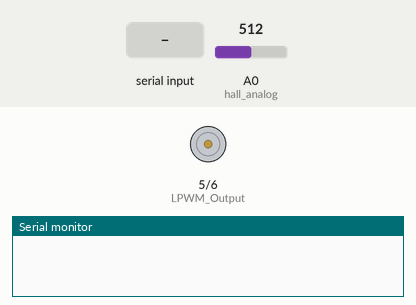
Recording of a sketch running on a simulated Arduino Uno, built with avr-gcc and run on an emulated ATmega328P. Shown: motor-driver pin pairs drawn as motors (green arrow = first pin HIGH = forward, orange = second pin HIGH = backward, longer = more drive), the last lines printed to the serial monitor. Inputs (shaded band) come from the test bench; at power-on: A0 (hall_analog) = 512.

Above: at 1.2 s.
1.3 s: "d" received over Serial
At 2.0 s:
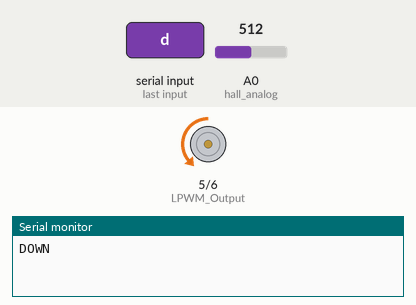
2.9 s: A0 (hall_analog) set to 589
4.4 s: A0 (hall_analog) set to 612
At 5.6 s:
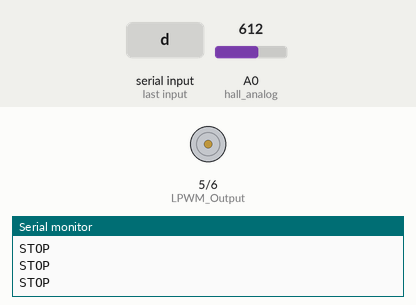
6.4 s: "u" received over Serial
At 6.55 s:
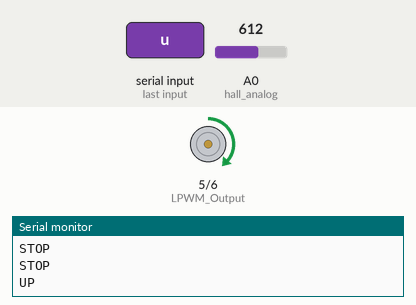
Timing chart, 0 to 9.1 s (numbered marks = the images above; inputs shaded):
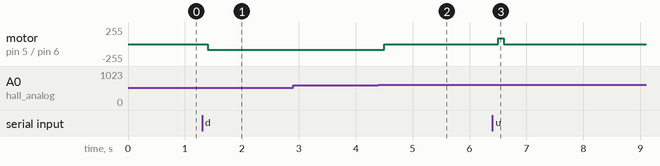

The sketch:

hall_effect_ER.ino
```cpp
#define hall_analog A0 //A0
int16_t signal {};
bool flag {};

#define RPWM_Output 6
#define LPWM_Output 5

int max_pwm = 85;

String serial;

void setup() {
  // pinMode(A7, OUTPUT);
  // digitalWrite(A7, HIGH);
  pinMode(RPWM_Output, OUTPUT);
  pinMode(LPWM_Output, OUTPUT);
  pinMode(hall_analog, INPUT);

  Serial.setTimeout(100);
  Serial.begin(9600);
}

void loop() {
  signal = analogRead(hall_analog); //187 to 873, for most potentiometer configs varies b/w 200 to 800
  serial = Serial.readString();
  if (serial == "d" && !flag) { //take signal<600 for (+) polarity, signal>400 for (-)
    Serial.println("DOWN");
    analogWrite(LPWM_Output, 0);
    analogWrite(RPWM_Output, max_pwm);
    flag = 1;
    }

  else if (serial == "u" && !flag) {
    Serial.println("UP");
    analogWrite(LPWM_Output, max_pwm);
    analogWrite(RPWM_Output, 0);
    flag = 1;
    }

  else if (serial == "s" || signal > 600) {
    Serial.println("STOP");
    analogWrite(LPWM_Output, 0);
    analogWrite(RPWM_Output, 0);
    flag = 0;
    }
  //Serial.println(signal);
}
```

Measured:
- the behaviour switches between 600 and 601 on A0 (hall_analog) (found by bisection; images 1 and 2)
- after the input at 1.3 s, motor on pin 5 (LPWM_Output) / pin 6 (RPWM_Output): stopped → backward 85/255 after 0.10 s
- after the input at 2.9 s, every drawn part: stays the same
- after the input at 4.4 s, motor on pin 5 (LPWM_Output) / pin 6 (RPWM_Output): backward 85/255 → stopped after 0.10 s
- after the input at 6.4 s, motor on pin 5 (LPWM_Output) / pin 6 (RPWM_Output): stopped → forward 85/255 after 0.10 s, → stopped 0.10 s later
